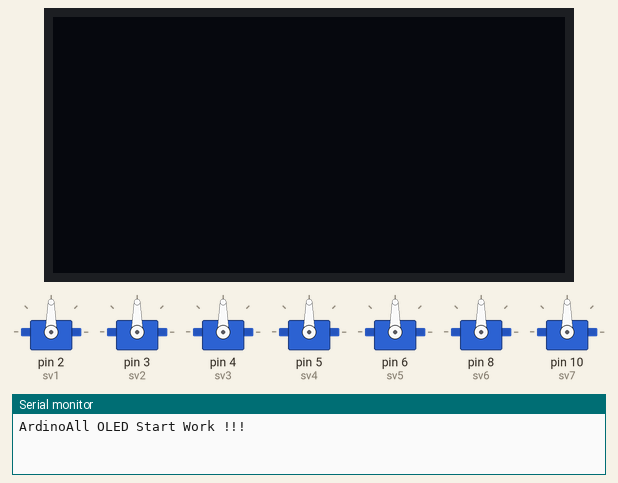
A sketch run on a simulated Arduino Uno, built with avr-gcc and run on an emulated ATmega328P. Shown: 128×64 one-colour display, 7 × servo, the last lines printed to the serial monitor.

Above: at 2.05 s.
At 4.75 s:
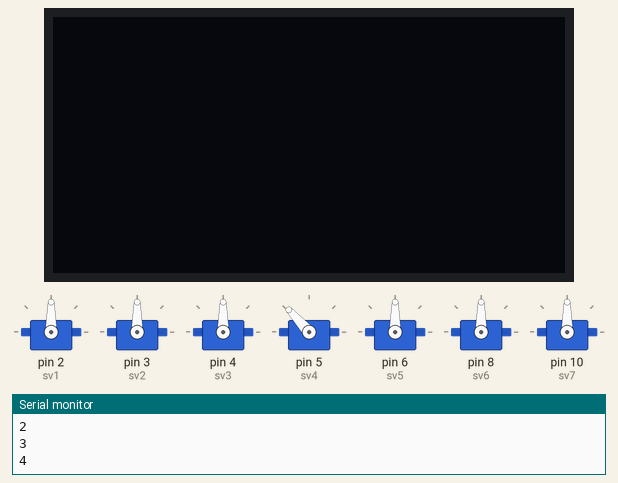
At 7.45 s:
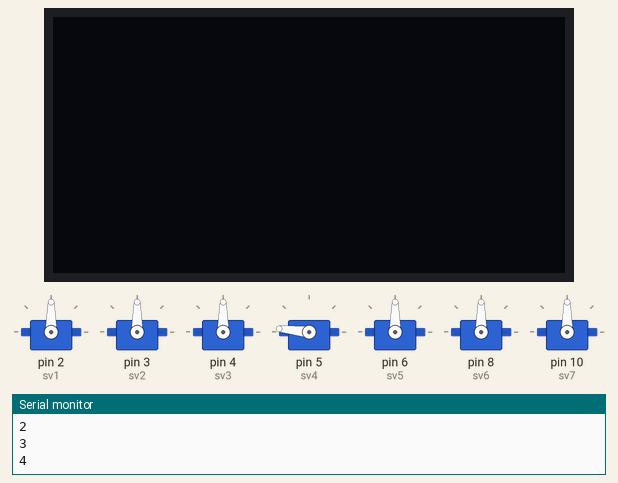
At 12.85 s:
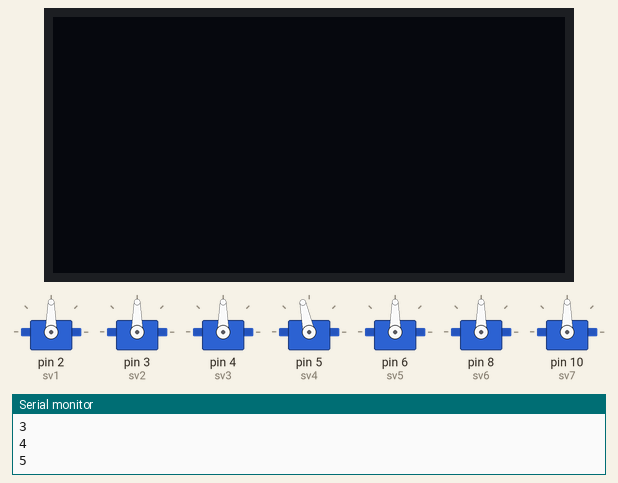
Timing chart, 0 to 17.1 s (numbered marks = the images above):
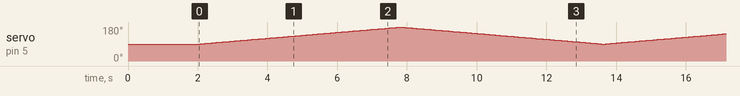

The sketch:

pt2-2.ino
```cpp
#include <VarSpeedServo.h>
#include <SPI.h>
#include <Wire.h>
#include <Adafruit_GFX.h>
#include <Adafruit_SSD1306.h>
#define SCREEN_WIDTH 128 // pixel ความกว้าง
#define SCREEN_HEIGHT 64 // pixel ความสูง

// กำหนดขาต่อ I2C กับจอ OLED
#define OLED_RESET     -1 //ขา reset เป็น -1 ถ้าใช้ร่วมกับขา Arduino reset
Adafruit_SSD1306 OLED(SCREEN_WIDTH, SCREEN_HEIGHT, &Wire, OLED_RESET);

VarSpeedServo sv1;
VarSpeedServo sv2;
VarSpeedServo sv3;
VarSpeedServo sv4;
VarSpeedServo sv5;
VarSpeedServo sv6;
VarSpeedServo sv7;
String Ex_String_Read;
int angles_A[6] {90, 90, 90, 90, 90, 90};
int max_angles_A[6] { 180, 180, 180, 180, 180, 180};
int min_angles_A[6] { 0, 0, 0, 0, 0, 0};
int max_x = 30, max_y = 30, max_z = 30;
int min_x = 30, min_y = 30, min_z = 30;
int round_A=0;
int x , y , z;
int spd = 10;
unsigned long pre1 = 0;
int ledState = LOW;
void setup() {
  delay(2000);
  Serial.begin(9600);
  if (!OLED.begin(SSD1306_SWITCHCAPVCC, 0x3C)) { // สั่งให้จอ OLED เริ่มทำงานที่ Address 0x3C
    Serial.println("SSD1306 allocation failed");
  } else {
    Serial.println("ArdinoAll OLED Start Work !!!");
  }
  sv1.attach(2);
  sv2.attach(3);
  sv3.attach(4);
  sv4.attach(5);
  sv5.attach(6);
  sv6.attach(8);
  sv7.attach(10);


}
void loop() {
  para1();
  angles_A[1] = 90; angles_A[2] = 90; angles_A[3] = 90; angles_A[4] = 90; angles_A[5] = 90; angles_A[6] = 90; control_A();round_A++;
  angles_A[1] = 90; angles_A[2] = 90; angles_A[3] = 90; angles_A[4] = 90; angles_A[5] = 90; angles_A[6] = 90; control_A();round_A++;
  angles_A[1] = 90; angles_A[2] = 90; angles_A[3] = 90; angles_A[4] = 90; angles_A[5] = 90; angles_A[6] = 90; control_A();round_A++;
  angles_A[1] = 90; angles_A[2] = 90; angles_A[3] = 90; angles_A[4] = 90; angles_A[5] = 90; angles_A[6] = 90; control_A();round_A++;
  angles_A[1] = 90; angles_A[2] = 90; angles_A[3] = 90; angles_A[4] = 180; angles_A[5] = 90; angles_A[6] = 90; control_A();round_A++;
  angles_A[1] = 90; angles_A[2] = 90; angles_A[3] = 90; angles_A[4] = 90; angles_A[5] = 90; angles_A[6] = 90; control_A();round_A++;
  angles_A[1] = 90; angles_A[2] = 90; angles_A[3] = 90; angles_A[4] = 90; angles_A[5] = 90; angles_A[6] = 90; control_A();round_A++;
  angles_A[1] = 90; angles_A[2] = 90; angles_A[3] = 90; angles_A[4] = 90; angles_A[5] = 90; angles_A[6] = 90; control_A();round_A++;
  angles_A[1] = 90; angles_A[2] = 90; angles_A[3] = 90; angles_A[4] = 90; angles_A[5] = 90; angles_A[6] = 90; control_A();round_A++;
  angles_A[1] = 90; angles_A[2] = 90; angles_A[3] = 90; angles_A[4] = 90; angles_A[5] = 90; angles_A[6] = 90; control_A();round_A++;
  angles_A[1] = 90; angles_A[2] = 90; angles_A[3] = 90; angles_A[4] = 90; angles_A[5] = 90; angles_A[6] = 90; control_A();round_A++;
  angles_A[1] = 90; angles_A[2] = 90; angles_A[3] = 90; angles_A[4] = 90; angles_A[5] = 90; angles_A[6] = 90; control_A();round_A++;
  angles_A[1] = 90; angles_A[2] = 90; angles_A[3] = 90; angles_A[4] = 90; angles_A[5] = 90; angles_A[6] = 90; control_A();round_A++;
  angles_A[1] = 90; angles_A[2] = 90; angles_A[3] = 90; angles_A[4] = 90; angles_A[5] = 90; angles_A[6] = 90; control_A();round_A++;
  angles_A[1] = 90; angles_A[2] = 90; angles_A[3] = 90; angles_A[4] = 90; angles_A[5] = 90; angles_A[6] = 90; control_A();round_A++;
  angles_A[1] = 90; angles_A[2] = 90; angles_A[3] = 90; angles_A[4] = 90; angles_A[5] = 90; angles_A[6] = 90; control_A();round_A++;
  angles_A[1] = 90; angles_A[2] = 90; angles_A[3] = 90; angles_A[4] = 90; angles_A[5] = 90; angles_A[6] = 90; control_A();round_A++;
  angles_A[1] = 90; angles_A[2] = 90; angles_A[3] = 90; angles_A[4] = 90; angles_A[5] = 90; angles_A[6] = 90; control_A();round_A++;
  angles_A[1] = 90; angles_A[2] = 90; angles_A[3] = 90; angles_A[4] = 90; angles_A[5] = 90; angles_A[6] = 90; control_A();round_A++;
  angles_A[1] = 90; angles_A[2] = 90; angles_A[3] = 90; angles_A[4] = 90; angles_A[5] = 90; angles_A[6] = 90; control_A();round_A++;
  angles_A[1] = 90; angles_A[2] = 90; angles_A[3] = 90; angles_A[4] = 90; angles_A[5] = 90; angles_A[6] = 90; control_A();round_A++;
  angles_A[1] = 90; angles_A[2] = 90; angles_A[3] = 90; angles_A[4] = 90; angles_A[5] = 90; angles_A[6] = 90; control_A();round_A++;
  angles_A[1] = 90; angles_A[2] = 90; angles_A[3] = 90; angles_A[4] = 90; angles_A[5] = 90; angles_A[6] = 90; control_A();round_A++;
  angles_A[1] = 90; angles_A[2] = 90; angles_A[3] = 90; angles_A[4] = 90; angles_A[5] = 90; angles_A[6] = 90; control_A();round_A++;
  angles_A[1] = 90; angles_A[2] = 90; angles_A[3] = 90; angles_A[4] = 90; angles_A[5] = 90; angles_A[6] = 90; control_A();round_A++;
  angles_A[1] = 90; angles_A[2] = 90; angles_A[3] = 90; angles_A[4] = 90; angles_A[5] = 90; angles_A[6] = 90; control_A();round_A++;
  angles_A[1] = 90; angles_A[2] = 90; angles_A[3] = 90; angles_A[4] = 90; angles_A[5] = 90; angles_A[6] = 90; control_A();round_A++;
  angles_A[1] = 90; angles_A[2] = 90; angles_A[3] = 90; angles_A[4] = 90; angles_A[5] = 90; angles_A[6] = 90; control_A();round_A++;
  angles_A[1] = 90; angles_A[2] = 90; angles_A[3] = 90; angles_A[4] = 90; angles_A[5] = 90; angles_A[6] = 90; control_A();round_A++;
  angles_A[1] = 90; angles_A[2] = 90; angles_A[3] = 90; angles_A[4] = 90; angles_A[5] = 90; angles_A[6] = 90; control_A();round_A++;
  angles_A[1] = 90; angles_A[2] = 90; angles_A[3] = 90; angles_A[4] = 90; angles_A[5] = 90; angles_A[6] = 90; control_A();round_A++;
  angles_A[1] = 90; angles_A[2] = 90; angles_A[3] = 90; angles_A[4] = 90; angles_A[5] = 90; angles_A[6] = 90; control_A();round_A++;
  angles_A[1] = 90; angles_A[2] = 90; angles_A[3] = 90; angles_A[4] = 90; angles_A[5] = 90; angles_A[6] = 90; control_A();round_A++;
  angles_A[1] = 90; angles_A[2] = 90; angles_A[3] = 90; angles_A[4] = 90; angles_A[5] = 90; angles_A[6] = 90; control_A();round_A++;
  angles_A[1] = 90; angles_A[2] = 90; angles_A[3] = 90; angles_A[4] = 90; angles_A[5] = 90; angles_A[6] = 90; control_A();round_A++;
  angles_A[1] = 90; angles_A[2] = 90; angles_A[3] = 90; angles_A[4] = 90; angles_A[5] = 90; angles_A[6] = 90; control_A();round_A++;
  angles_A[1] = 90; angles_A[2] = 90; angles_A[3] = 90; angles_A[4] = 90; angles_A[5] = 90; angles_A[6] = 90; control_A();round_A++;
  angles_A[1] = 90; angles_A[2] = 90; angles_A[3] = 90; angles_A[4] = 90; angles_A[5] = 90; angles_A[6] = 90; control_A();round_A++;
  angles_A[1] = 90; angles_A[2] = 90; angles_A[3] = 90; angles_A[4] = 90; angles_A[5] = 90; angles_A[6] = 90; control_A();round_A++;


}
void para1() {
  if (max_angles_A[3] == angles_A[3]) {
    Serial.print("ERR");

  }
  angles_A[3] -= angles_A[2] - x + y;
  angles_A[2] += x;
  angles_A[3] += y;
  read_angles();
}
void control_A() {
  Serial.println(round_A);
  sv1.write(angles_A[1], spd); //rotate1 axis1
  sv2.write(angles_A[2], spd); //updown1 axis2
  sv3.write(angles_A[3], spd); //forbk   axis3
  sv4.write(angles_A[4], spd); //rotate2 axis4
  sv5.write(angles_A[5], spd); //updown2 axis5
  sv6.write(angles_A[6], spd); //rotate3 axis6
  sv7.write(90, spd); //gripper
  sv1.wait();
  sv2.wait();
  sv3.wait();
  sv4.wait();
  sv5.wait();
  sv6.wait();
  sv7.wait();

}
void read_angles() {
  Serial.print(angles_A[2]);
  Serial.print(" ");
  Serial.print("x");
  Serial.print(" ");
  Serial.print(x);

  Serial.print(" ");
  Serial.print("y");
  Serial.print(" ");
  Serial.print(y);
  Serial.print(" ");
  Serial.println(angles_A[3]);
}
```
